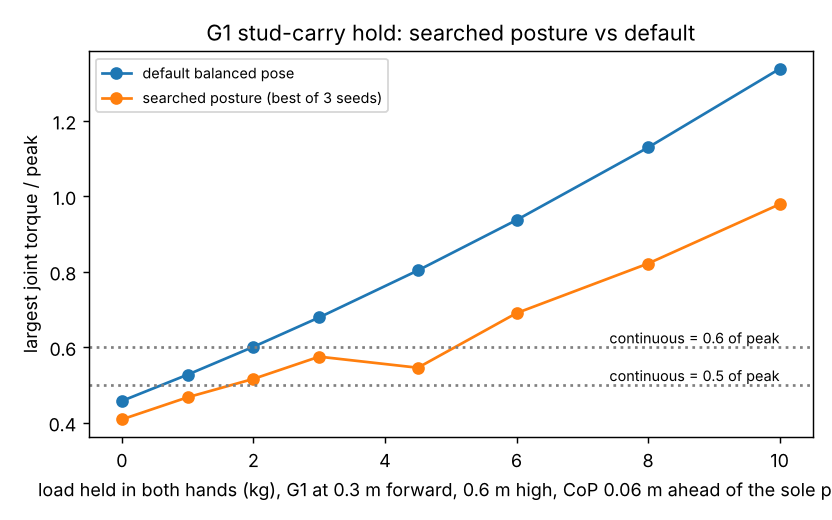

Generate this figure with Python:
"""Peak joint fraction against load at the stud carry pose: default balanced pose against the searched posture. Reads results.json."""
import json
from pathlib import Path

import matplotlib
matplotlib.use("Agg")
import matplotlib.pyplot as plt  # noqa: E402

here = Path(__file__).parent
res = json.loads((here / "results.json").read_text())
kg = [s["kg"] for s in res["sweep"]]
fig, ax = plt.subplots(figsize=(6.4, 4))
ax.plot(kg, [s["u_default"] for s in res["sweep"]], marker="o", label="default balanced pose")
ax.plot(kg, [s["u_search"] for s in res["sweep"]], marker="o", label="searched posture (best of 3 seeds)")
for rho in (0.5, 0.6):
    ax.axhline(rho, ls=":", color="grey")
    ax.text(kg[-1], rho + 0.01, f"continuous = {rho} of peak", ha="right", fontsize=8)
ax.set_xlabel("load held in both hands (kg), G1 at 0.3 m forward, 0.6 m high, CoP 0.06 m ahead of the sole point")
ax.set_ylabel("largest joint torque / peak")
ax.set_title("G1 stud-carry hold: searched posture vs default")
ax.legend(fontsize=8)
fig.tight_layout()
fig.savefig(here / "figure.png", dpi=130)
